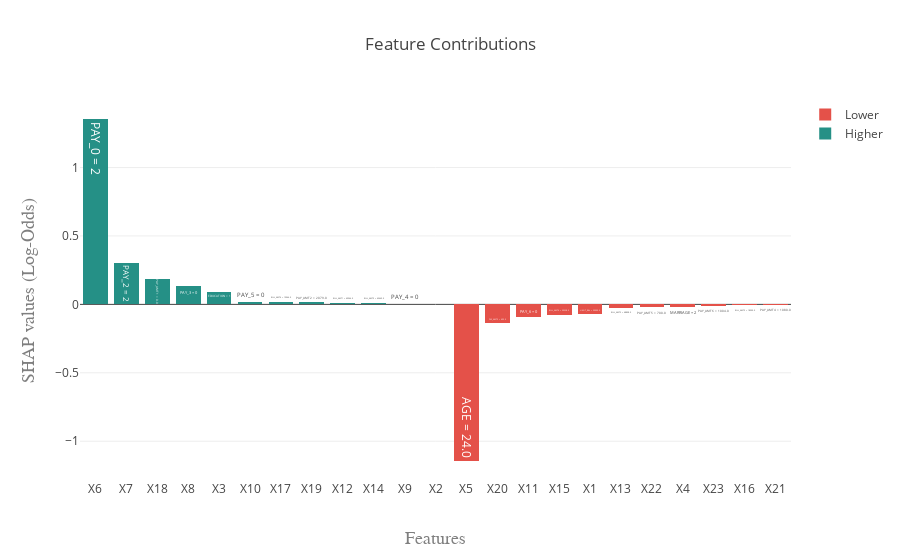

Notebook cell for this chart:
### Code cell
explain_row(5996)

### Figure 1 — Plotly figure (JSON) as saved in the notebook; plotly's stock layout.template omitted (floating-point values rounded to 4 significant figures)
{"data": [{"hoverinfo": "y+text", "marker": {"color": ["rgb(37,144,134)", "rgb(37,144,134)", "rgb(37,144,134)", "rgb(37,144,134)", "rgb(37,144,134)", "rgb(37,144,134)", "rgb(37,144,134)", "rgb(37,144,134)", "rgb(37,144,134)", "rgb(37,144,134)", "rgb(37,144,134)", "rgb(37,144,134)"]}, "name": "Higher", "orientation": "v", "showlegend": true, "text": ["PAY_0 = 2", "PAY_2 = 2", "PAY_AMT1 = 0.0", "PAY_3 = 0", "EDUCATION = 1", "PAY_5 = 0", "BILL_AMT6 = 19066.0", "PAY_AMT2 = 2079.0", "BILL_AMT1 = 49946.0", "BILL_AMT3 = 45469.0", "PAY_4 = 0", "SEX = 1"], "type": "bar", "uid": "75bafe63-bcc7-4875-b9be-f7d33128b835", "x": ["X6", "X7", "X18", "X8", "X3", "X10", "X17", "X19", "X12", "X14", "X9", "X2"], "y": [1.354, 0.3006, 0.1861, 0.1339, 0.09409, 0.01738, 0.01569, 0.01384, 0.01329, 0.008765, 0.002202, 0]}, {"hoverinfo": "y+text", "marker": {"color": ["rgb(228,81,73)", "rgb(228,81,73)", "rgb(228,81,73)", "rgb(228,81,73)", "rgb(228,81,73)", "rgb(228,81,73)", "rgb(228,81,73)", "rgb(228,81,73)", "rgb(228,81,73)", "rgb(228,81,73)", "rgb(228,81,73)"]}, "name": "Lower", "orientation": "v", "showlegend": true, "text": ["AGE = 24.0", "PAY_AMT3 = 693.0", "PAY_6 = 0", "BILL_AMT4 = 20228.0", "LIMIT_BAL = 50000.0", "BILL_AMT2 = 48808.0", "PAY_AMT5 = 700.0", "MARRIAGE = 2", "PAY_AMT6 = 1004.0", "BILL_AMT5 = 18900.0", "PAY_AMT4 = 1080.0"], "type": "bar", "uid": "5552f1ab-f10d-4f5b-a68c-7815db997764", "x": ["X5", "X20", "X11", "X15", "X1", "X13", "X22", "X4", "X23", "X16", "X21"], "y": [-1.144, -0.1383, -0.0936, -0.07551, -0.07229, -0.02364, -0.02268, -0.01672, -0.01252, -0.006142, -0.004819]}], "layout": {"autosize": true, "barmode": "stack", "title": {"text": "Feature Contributions"}, "xaxis": {"title": {"font": {"color": "#7f7f7f", "family": "Courier New, monospace", "size": 18}, "text": "Features"}}, "yaxis": {"title": {"font": {"color": "#7f7f7f", "family": "Courier New, monospace", "size": 18}, "text": "SHAP values (Log-Odds)"}}}}
